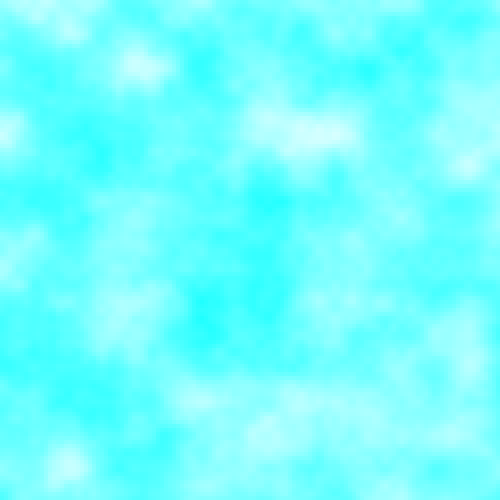
Frame 1 (no input)
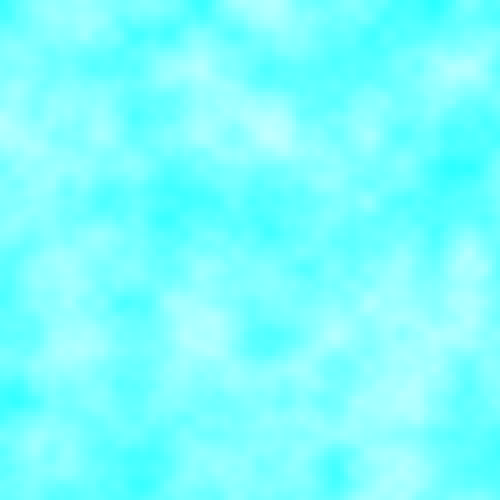
Frame 60 (the mouse pressed at the canvas centre just before this capture)
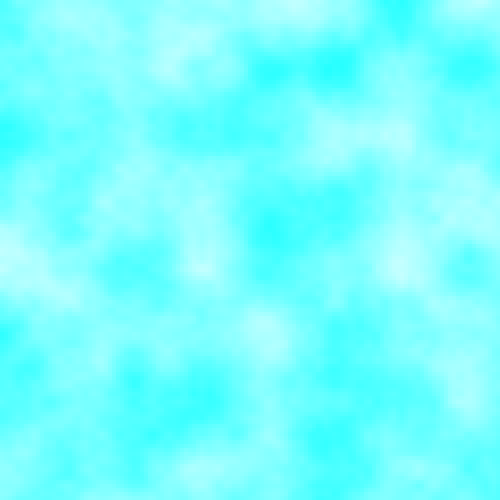
Frame 120 (the mouse held since frame 60 and released just before this capture)

The Processing sketch that drew these frames (run headless with seeded random() and noise(); from frame 60 on, the mouse is pressed at the canvas centre):

// Processing sketch: color_density
// ── color_density.pde
float inc = 0.06;
int density = 4;
float znoise = 0.0;
 
void setup() {
  size(500, 500);
  noStroke();
 // colorMode(HSB, 256);
  frameRate(4);
}
 
void draw() {
  background(0);
  float xnoise = 0.0;
  float ynoise = 0.0;
  for (int y = 0; y < height; y += density) {
    for (int x = 0; x < width; x += density) {
      float n = noise(xnoise, ynoise, znoise) * 256;
      fill(n, 255, 255);
      rect(y, x, density, density);
      xnoise += inc;
    }
    xnoise = 0;
    ynoise += inc;
  }
  znoise += inc;
}
